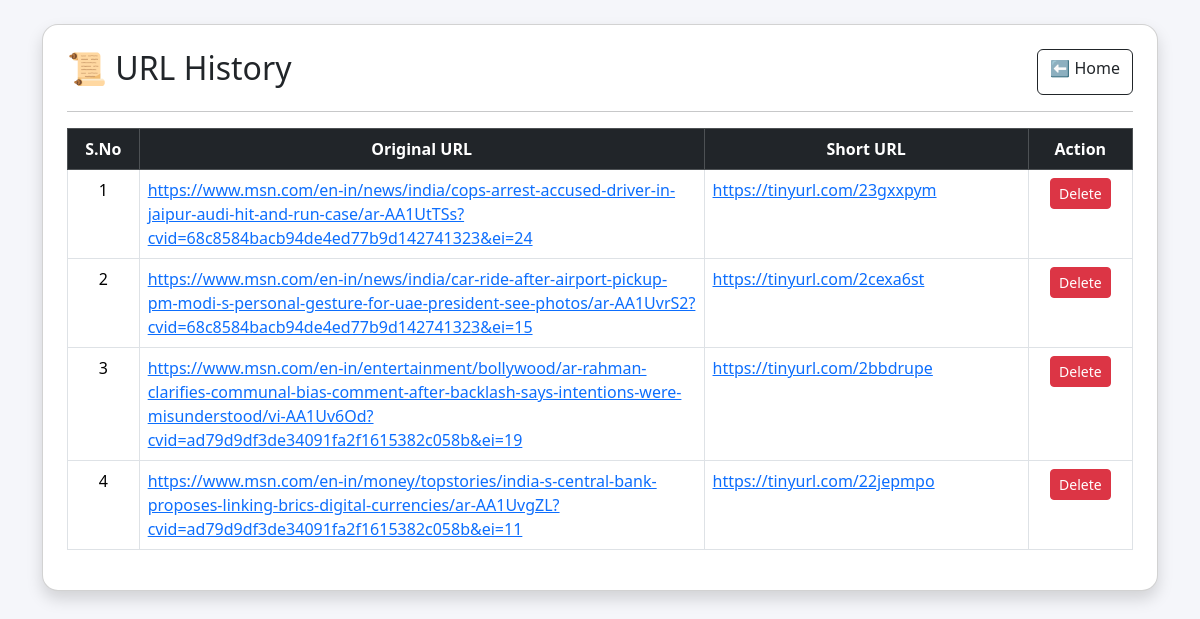
/History, run on the app's committed database.
### app.py (models this page shows, shortened)
class Url(db.Model):
    __tablename__ = "urlshortener"
    id = db.Column(db.Integer, primary_key=True)
    url = db.Column(db.String(500), nullable=False)
    shorter_url = db.Column(db.String(200), nullable=False)

### app.py (the view)
@app.route("/History")
def history_page():
    allurls = Url.query.order_by(Url.id.desc()).all()
    return render_template("history.html", allurls=allurls)

### templates/history.html (shortened to what this page needs)
<!DOCTYPE html>
<html>
<head>
    <link href="https://cdn.jsdelivr.net/npm/bootstrap@5.3.2/dist/css/bootstrap.min.css" rel="stylesheet">
</head>
<body>
<div class="container my-4">
    <div class="card shadow p-4 rounded-4">
        <div class="d-flex justify-content-between">
            <h2>📜 URL History</h2>
            <a href="/" class="btn btn-outline-dark">⬅ Home</a>
        </div>
        <hr>
        {% if allurls|length == 0 %}
            <p class="text-center text-muted">No URLs found.</p>
        {% else %}
        <div class="table-responsive">
            <table class="table table-bordered table-hover">
                <thead class="table-dark text-center">
                    <tr>
                        <th>S.No</th>
                        <th>Original URL</th>
                        <th>Short URL</th>
                        <th>Action</th>
                    </tr>
                </thead>
                <tbody>
                    {% for item in allurls %}
                    <tr>
                        <td class="text-center">{{ loop.index }}</td>
                        <td class="url-cell">
                            <a href="{{ item.url }}" target="_blank">{{ item.url }}</a>
                        </td>
                        <td class="url-cell">
                            <a href="{{ item.shorter_url }}" target="_blank">{{ item.shorter_url }}</a>
                        </td>
                        <td class="text-center">
                            <a href="/delete/{{ item.id }}" class="btn btn-danger btn-sm"
                               onclick="return confirm('Delete this URL?')">Delete</a>
                        </td>
                    </tr>
                    {% endfor %}
                </tbody>
            </table>
        </div>
        {% endif %}
    </div>
</div>
</body>
</html>

### templates/history.html (style rules this page uses)
body { background:#f5f6fa; }
.url-cell { max-width: 420px; word-break: break-word; }

### data on the page
Url: url "https://www.msn.com/en-in/news/india/cops-arrest-accused-driver-in-jaipur-audi-hit-and-run-case/ar-AA1UtTSs?cvid=68c8584bacb94de4ed77b9d142741323&ei=24", shorter_url "https://tinyurl.com/23gxxpym"
Url: url "https://www.msn.com/en-in/news/india/car-ride-after-airport-pickup-pm-modi-s-personal-gesture-for-uae-president-see-photos/ar-AA1UvrS2?cvid=68c8584bacb94de4ed77b9d142741323&ei=15", shorter_url "https://tinyurl.com/2cexa6st"
Url: url "https://www.msn.com/en-in/entertainment/bollywood/ar-rahman-clarifies-communal-bias-comment-after-backlash-says-intentions-were-misunderstood/vi-AA1Uv6Od?cvid=ad79d9df3de34091fa2f1615382c058b&ei=19", shorter_url "https://tinyurl.com/2bbdrupe"
Url: url "https://www.msn.com/en-in/money/topstories/india-s-central-bank-proposes-linking-brics-digital-currencies/ar-AA1UvgZL?cvid=ad79d9df3de34091fa2f1615382c058b&ei=11", shorter_url "https://tinyurl.com/22jepmpo"
